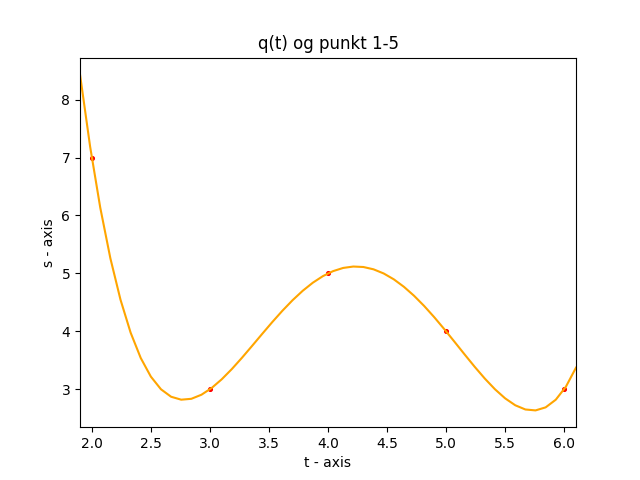

The script that saved this image:
# importing the required module 
import matplotlib.pyplot as plt
import numpy as np

def q(t):
    return 129-(135*t)+(52*(t**2))-((17/2)*(t**3))+((1/2)*(t**4))
# def p(t):
#     return (177/5)-((173/7)*t)+((87/14)*(t**2))-((1/2)*(t**3))


x = [2,3,4,5,6]
y = [7,3,5,4,3]
t = np.linspace(1.9, 6.1)

plt.scatter(x,y, marker='o', color='red', s=7) 
plt.plot(t, q(t), color='orange',label='q(t)')
# plt.plot(t, p(t), color='blue', label='p(t)')
plt.xlim(1.9, 6.1)
plt.xlabel('t - axis') 
plt.ylabel('s - axis') 
  
plt.title('q(t) og punkt 1-5') 
plt.savefig("opg1f.png");
